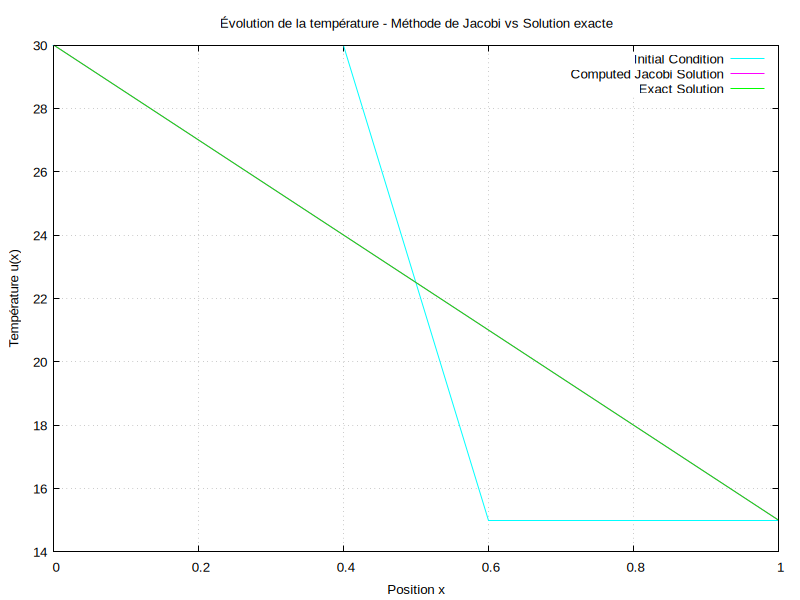

The gnuplot source for this figure:
set terminal pngcairo enhanced font "Arial,10" size 800,600
set output 'plot.png'

# Titre et étiquettes des axes
set title "Évolution de la température - Méthode de Jacobi vs Solution exacte"
set xlabel "Position x"
set ylabel "Température u(x)"

# Grille
set grid

# Tracer les courbes
plot "../build/initial_condition.dat" using 1:2 with lines title "Initial Condition" lt rgb "cyan", \
     "../build/jacobi_solution.dat" using 1:2 with lines title "Computed Jacobi Solution" lt rgb "magenta", \
     "../build/exact_solution.dat" using 1:2 with lines title "Exact Solution" lt rgb "green"

